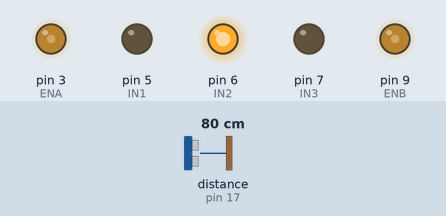
A program run on a simulated Arduino Uno, built with avr-gcc and run on an emulated ATmega328P. Shown: output pins drawn as LEDs (lit = HIGH). The inputs (shaded band) are chosen by the test bench; at power-on: distance to the obstacle (sensor on pin 17) 80 cm. The echo pulse lasts 58.3 µs per cm; what the program prints to the serial monitor is not drawn.

Above: at 0.05 s.
At 1.45 s:
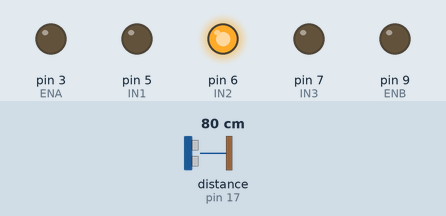
At 2.2 s:
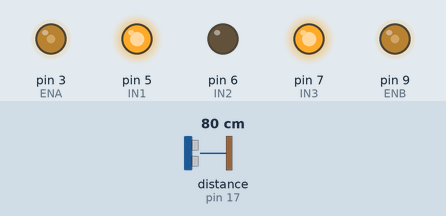
At 2.95 s:
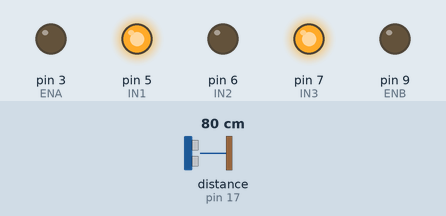
At 4.45 s:
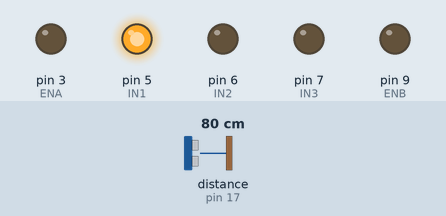
At 5.95 s:
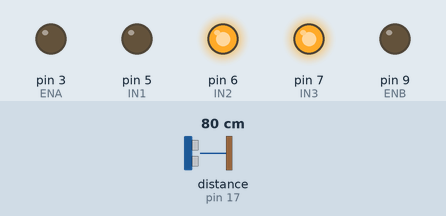
Timing chart, 0 to 7.8 s (numbered marks = the images above):
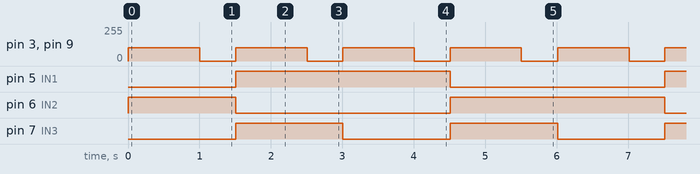

Measured:
- by itself, pin 3 (ENA), pin 9 (ENB): alternates 100/255 for 1.0 s and 0/255 for 0.50 s
- by itself, pin 5 (IN1): alternates HIGH for 3.0 s and LOW for 3.0 s
- by itself, pin 6 (IN2): repeats every 6.0 s: LOW 3.0 s, HIGH 3.0 s
- by itself, pin 7 (IN3): alternates HIGH for 1.5 s and LOW for 1.5 s

The program:

main.cpp
```cpp
// -=-=-=-=-=-=-=-=-=-=-=-=-=-=-=-=-=-=-=-=-=-=-=-=-=-=-=-=-=-=-=-=-=-=-=-=- //
// Max Sech. China car. Biathlon Sport.
// V 1.0
// -=-=-=-=-=-=-=-=-=-=-=-=-=-=-=-=-=-=-=-=-=-=-=-=-=-=-=-=-=-=-=-=-=-=-=-=- //
#include <Arduino.h>
#include <NewPing.h>

const int PIN_ECHO = 17;
const int PIN_TRIG = 18;

NewPing sonar(PIN_TRIG,PIN_ECHO);

const int ENA = 3;
const int IN1 = 5;
const int IN2 = 6;
const int IN3 = 7;
const int IN4 = 8;
const int ENB = 9;

const int SPEED_LEFT = 100;
const int SPEED_RIGHT = 100;

void turnGo(int speed_left, int speed_right, int times);
void turnBack(int speed_left, int speed_right, int times);
void turnStop(int times);
void turnLeft(int speed_left, int speed_right, int times);
void turnRight(int speed_left, int speed_right, int times);

void setup() {
  Serial.begin(9600);
  pinMode(ENA, OUTPUT);
  pinMode(IN1, OUTPUT);
  pinMode(IN2, OUTPUT);
  pinMode(IN3, OUTPUT);
  pinMode(ENB, OUTPUT);
}

void loop() {
  Serial.println(sonar.ping_cm());

  turnGo(SPEED_LEFT, SPEED_RIGHT, 1000);
  turnStop(500);
  turnBack(SPEED_LEFT, SPEED_RIGHT, 1000);
  turnStop(500);
  turnRight(SPEED_LEFT, SPEED_RIGHT, 1000);
  turnStop(500);
  turnLeft(SPEED_LEFT, SPEED_RIGHT, 1000);
  turnStop(500);

}

void turnGo(int speed_left, int speed_right, int times) {
  analogWrite(ENA, speed_left);
  digitalWrite(IN1, LOW);
  digitalWrite(IN2, HIGH);
  analogWrite(ENB, speed_right);
  digitalWrite(IN3, LOW);
  digitalWrite(IN4, HIGH);
  delay(times);
}

void turnBack(int speed_left, int speed_right, int times) {
  analogWrite(ENA, speed_left);
  digitalWrite(IN1, HIGH);
  digitalWrite(IN2, LOW);
  analogWrite(ENB, speed_right);
  digitalWrite(IN3, HIGH);
  digitalWrite(IN4, LOW);
  delay(times);
}

void turnStop(int times) {
  analogWrite(ENA, 0);
  analogWrite(ENB, 0);
  delay(times);
}

void turnLeft(int speed_left, int speed_right, int times) {
  analogWrite(ENA, speed_left);
  digitalWrite(IN1, LOW);
  digitalWrite(IN2, HIGH);
  analogWrite(ENB, speed_right);
  digitalWrite(IN3, HIGH);
  digitalWrite(IN4, LOW);
  delay(times);
}

void turnRight(int speed_left, int speed_right, int times) {
  analogWrite(ENA, speed_left) ;
  digitalWrite(IN1, HIGH);
  digitalWrite(IN2, LOW);
  analogWrite(ENB, speed_right);
  digitalWrite(IN3, LOW);
  digitalWrite(IN4, HIGH);
  delay(times);
}
// -=-=-=-=-=-=-=-=-=-=-=-=-=-=-=-=-=-=-=-=-=-=-=-=-=-=-=-=-=-=-=-=-=-=-=-=- //
// END FILE
// -=-=-=-=-=-=-=-=-=-=-=-=-=-=-=-=-=-=-=-=-=-=-=-=-=-=-=-=-=-=-=-=-=-=-=-=- //
```
